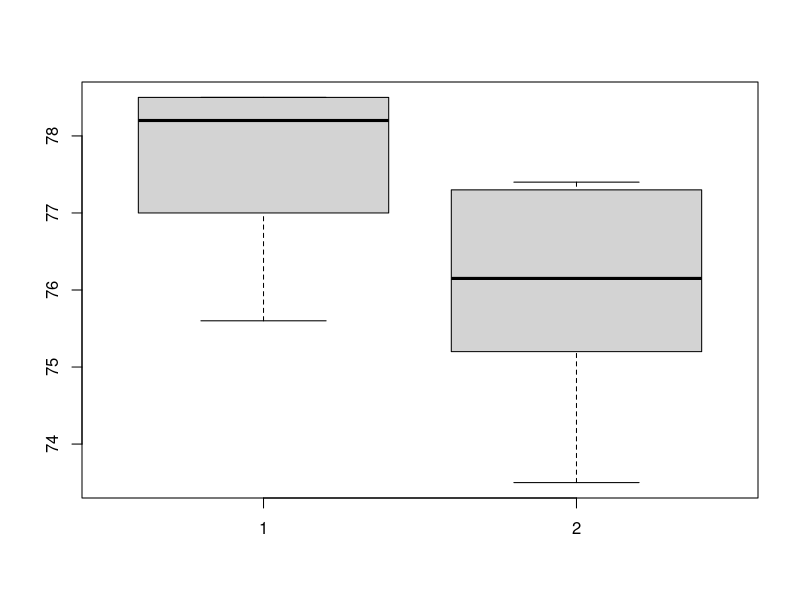
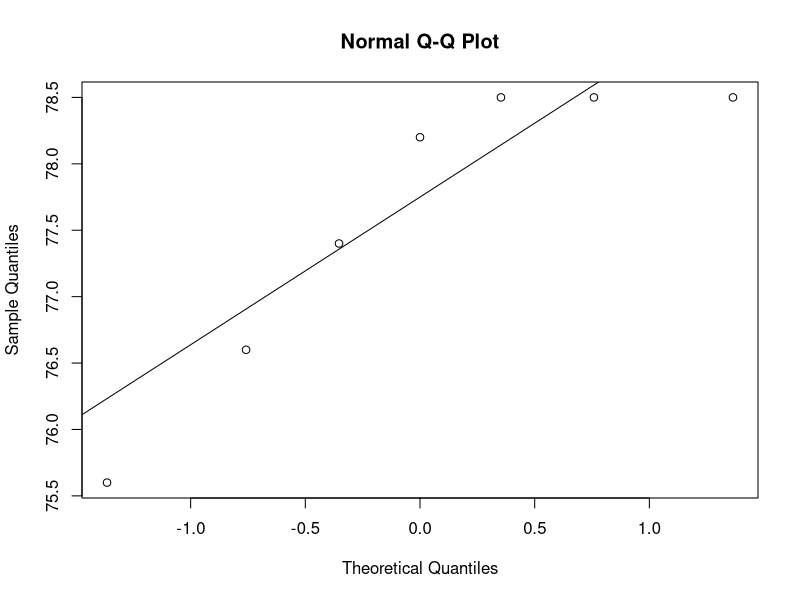
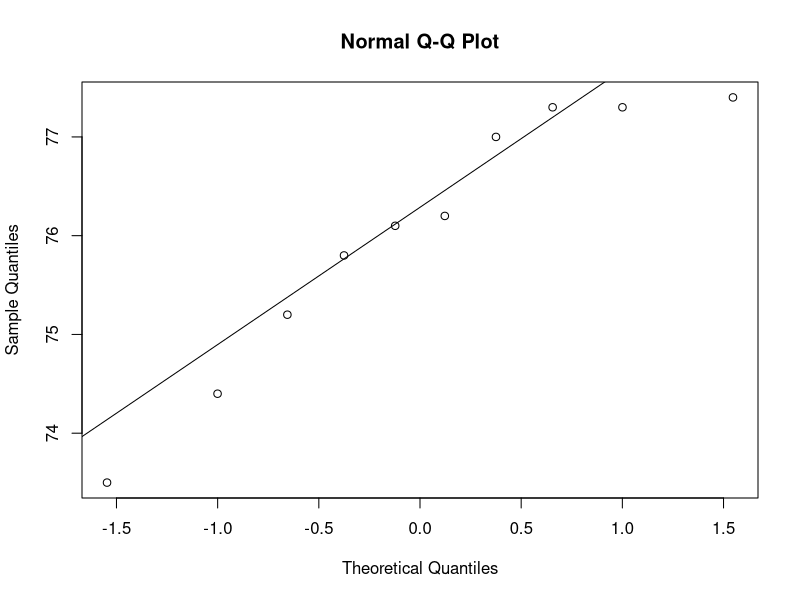
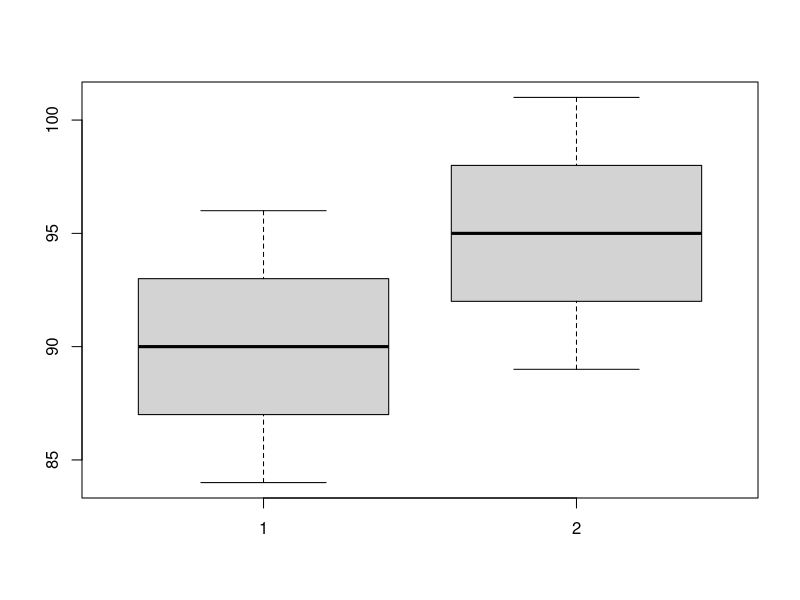
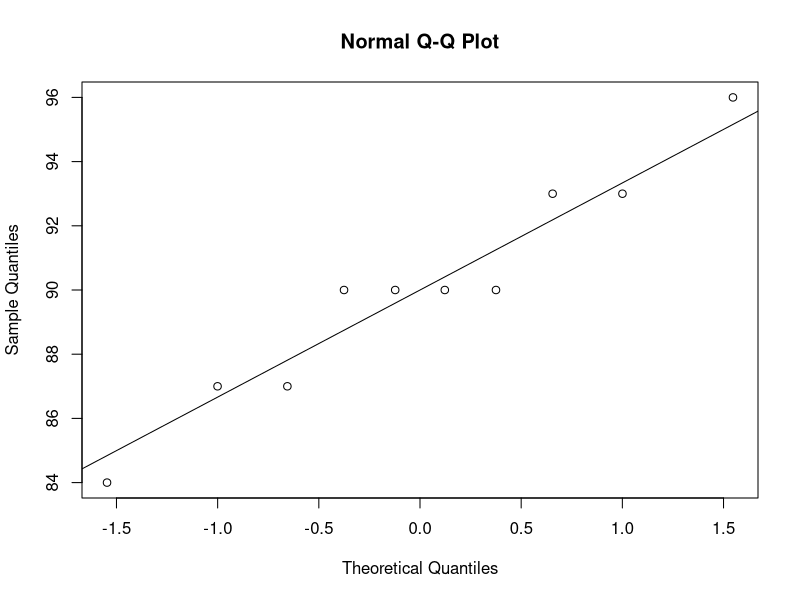
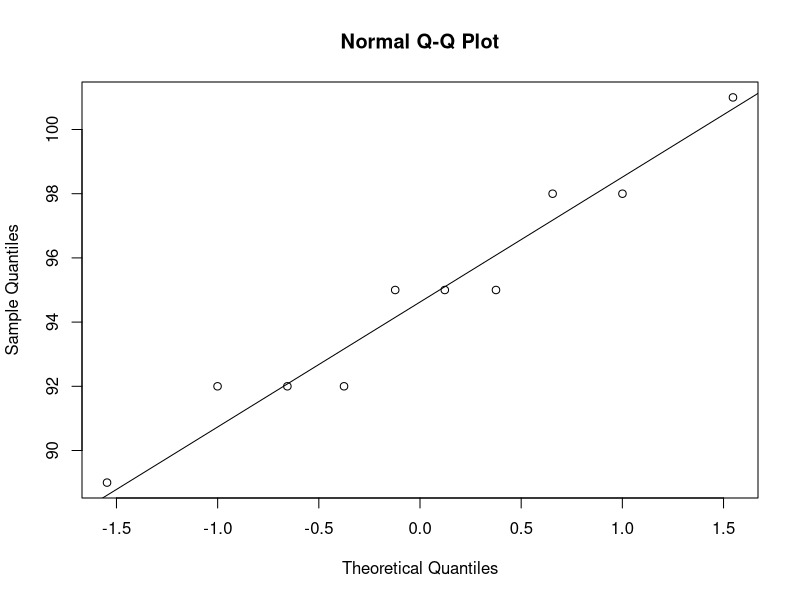
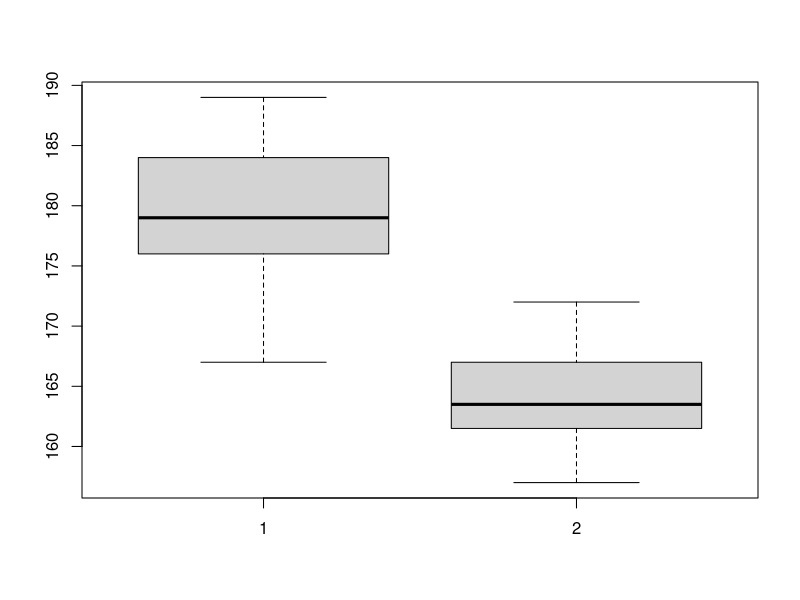
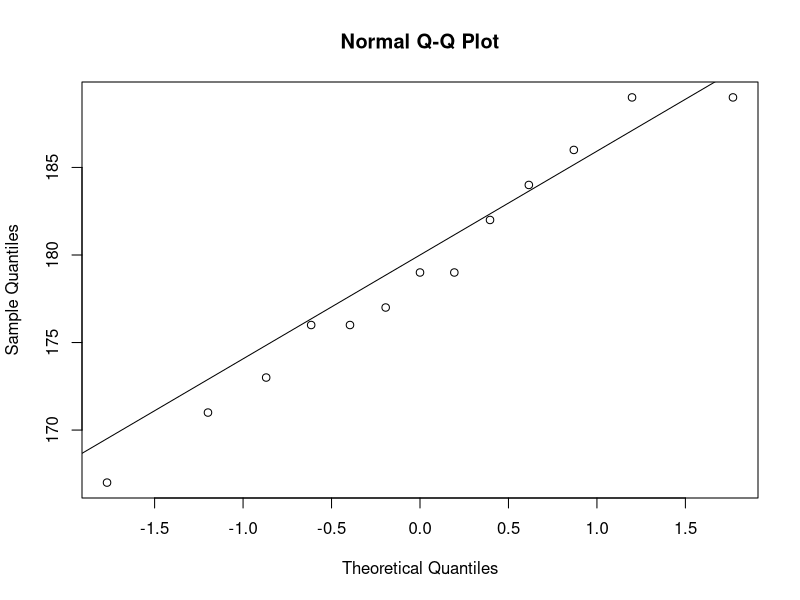

R code for these plots, in order:
# Zajêcia 7 ####

# http://enroute.pl/testy-statystyczne/
# https://www.statystyczny.pl/hipotezy-statystyczne/


# Zadanie 1 ---------------------------------------------------------------
x <- c(862, 870, 876, 866, 871, 865, 861, 873, 871, 872)

shapiro.test(x)

mean(x)

t.test(x, mu = 870, alternative = "less")$p.value



# Zadanie 2 ---------------------------------------------------------------
data_A = c(78.2, 78.5, 75.6, 78.5, 78.5, 77.4, 76.6)
data_B = c(76.1, 75.2, 75.8, 77.3, 77.3, 77.0, 74.4, 76.2, 73.5, 77.4)

boxplot(data_A, data_B)

shapiro.test(data_A)$p.value

qqnorm(data_A)
qqline(data_A)

shapiro.test(data_B)$p.value

qqnorm(data_B)
qqline(data_B)

var(data_A)

var(data_B)

var.test(data_A, data_B, alternative = 'less')$p.value

mean(data_A)

mean(data_B)

t.test(data_A, data_B, var.equal = TRUE, alternative = 'greater')$p.value

# Zadanie 3 ---------------------------------------------------------------

data_przed <- c(84, 87, 87, 90, 90, 90, 90, 93, 93, 96)
data_po <- c(89, 92, 98, 95, 95, 92, 95, 92, 98, 101)

boxplot(data_przed, data_po)

shapiro.test(data_przed)$p.value

qqnorm(data_przed)
qqline(data_przed)

shapiro.test(data_po)$p.value

qqnorm(data_po)
qqline(data_po)

mean(data_przed)

mean(data_po)

t.test(data_po, data_przed, alternative = 'greater', paired = TRUE)$p.value


# Zadanie 4 ---------------------------------------------------------------

wzrost_m <- c(171, 176, 179, 189, 176, 182, 173, 179, 184, 186, 189, 167, 177)
wzrost_k <- c(161, 162, 163, 162, 166, 164, 168, 165, 168, 157, 161, 172)

boxplot(wzrost_m, wzrost_k)

shapiro.test(wzrost_m)$p.value

qqnorm(wzrost_m)
qqline(wzrost_m)

shapiro.test(wzrost_k)$p.value

qqnorm(wzrost_k)
qqline(wzrost_k)

var(wzrost_m)

var(wzrost_k)

var.test(wzrost_m, wzrost_k, var.equal = TRUE, alternative = 'greater')$p.value


mean(wzrost_m)

mean(wzrost_k)

t.test(wzrost_m, wzrost_k, alternative = 'greater')$p.value


# Zadanie 5 ---------------------------------------------------------------

w_test <- function(x, lambda_zero, alternative) {
  return('hmm')
}